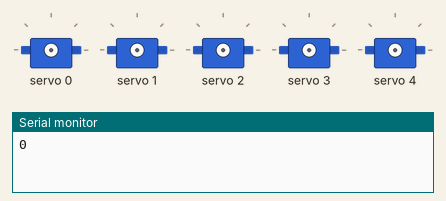
Bench run of a sketch on a simulated Arduino Uno, built with avr-gcc and run on an emulated ATmega328P. Parts: 5 × servo, the last lines printed to the serial monitor.

Above: at 0.05 s.
At 0.35 s:
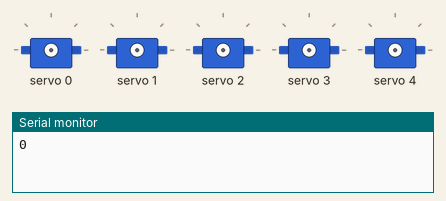
At 0.65 s:
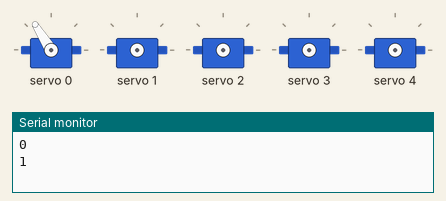
At 1.25 s:
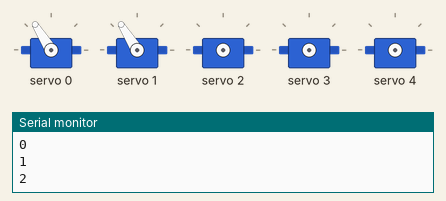
At 1.85 s:
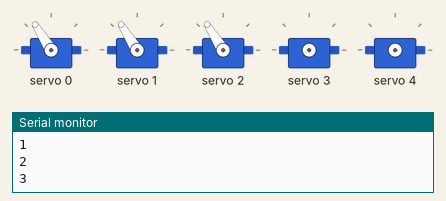
At 2.45 s:
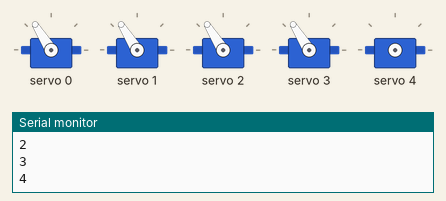
Timing chart, 0 to 5.7 s (numbered marks = the images above):
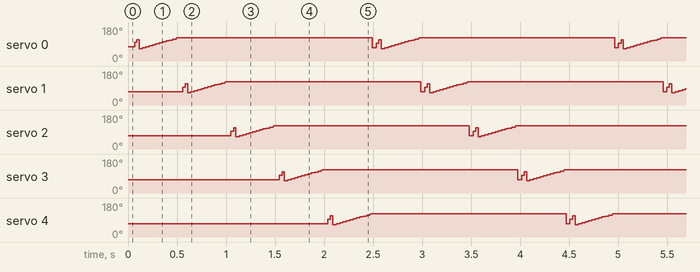

The sketch:

Multi_Servo_Driver_PCA9685_With_Arduino.ino
```cpp
#include <Wire.h>
#include <Adafruit_PWMServoDriver.h>

Adafruit_PWMServoDriver pwm = Adafruit_PWMServoDriver();

#define SERVOMIN  250 // This is the 'minimum' pulse length count (out of 4096)
#define SERVOMAX  350 // This is the 'maximum' pulse length count (out of 4096)
#define USMIN  1200 // This is the rounded 'minimum' microsecond length based on the minimum pulse of 150
#define USMAX  1800 // This is the rounded 'maximum' microsecond length based on the maximum pulse of 600
#define SERVO_FREQ 50 // Analog servos run at ~50 Hz updates

// our servo # counter
uint8_t servonum = 0;

void setup() {
  Serial.begin(9600);
  pwm.begin();
  pwm.setOscillatorFrequency(27000000);
  pwm.setPWMFreq(SERVO_FREQ);  // Analog servos run at ~50 Hz updates
  delay(10);
}

void loop() {

  pwm.setPWM(servonum, 0, 300); //the simple version hard code the value
  delay(5);

  Serial.println(servonum);
  for (uint16_t pulselen = SERVOMIN; pulselen < SERVOMAX; pulselen++) {
    pwm.setPWM(servonum, 0, pulselen); //using the for loop
  }

  delay(5);

  pwm.writeMicroseconds(servonum, 1500); //the simple version hard code the value

  delay(5);

  for (uint16_t microsec = USMIN; microsec < USMAX; microsec++) {
    pwm.writeMicroseconds(servonum, microsec); //using the for loop
  }

  delay(5);

  servonum++;
  if (servonum > 4) servonum = 0;
}
```

Measured:
- by itself, servo 0–4: repeats every 2.5 s: 113° 0.02 s, 66° 0.03 s, 71° 0.03 s, 76° 0.03 s, 81° 0.03 s, 86° 0.03 s, 91° 0.03 s, 96° 0.03 s, 101° 0.03 s, 106° 0.03 s, 111° 0.03 s, 116° 0.03 s, 121° 0.01 s, 122° 2.0 s, 70° 0.04 s, 95° 0.03 s
